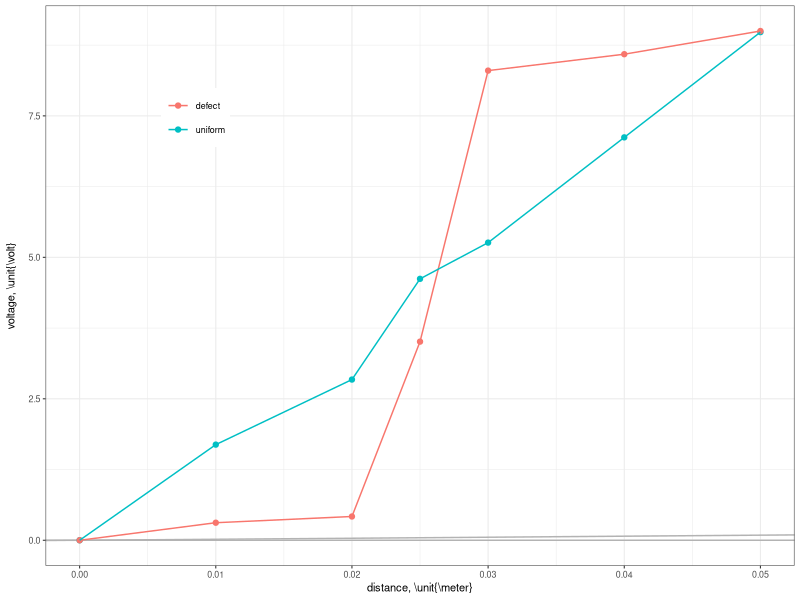

Here is the R script that generated this plot:
library(ggplot2)
library(dplyr)

raw <- read.csv('fig2.csv',header=TRUE)
data <- tibble(raw)

fig2 <- ggplot(data,aes(x=x_cm/100,y=V,color=surface))+
     geom_abline(intercept=0,slope=9/5,color="gray70")+
     geom_hline(yintercept=0,color="gray70")+
     geom_point()+
     geom_line()+
     theme_bw(base_size=8)+
     xlab('distance, \\unit{\\meter}')+
     ylab('voltage, \\unit{\\volt}')+
     theme(
	legend.position='inside',
	legend.position.inside=c(0.2,0.8),
	legend.title=element_blank(),
	axis.title.y=element_text(margin=margin(t=0,r=8,b=0,l=0)))

ggsave('fig2.svg',plot=fig2,width=3.4167,height=2,units="in")
